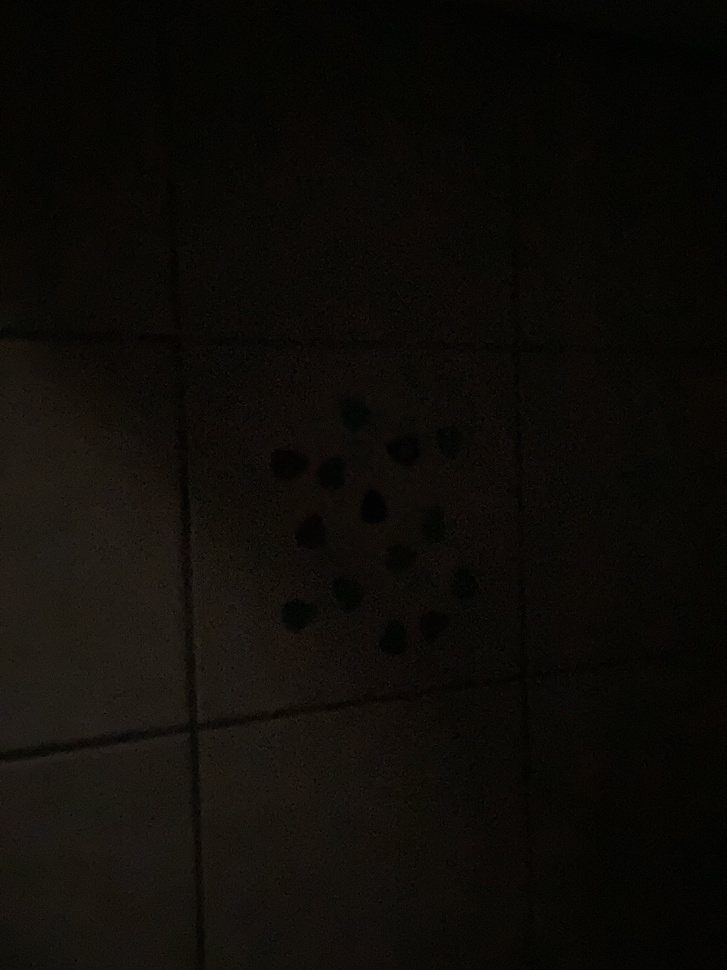
%> input picture Image Processing for Engineering and Science/Data/MathWorks Images/picks.jpg, 727 x 970 px, shrunk from 3024 x 4032 before the run
$ octave Assignment.m   (GNU Octave 9; MATLAB toolbox functions it lacks are replaced by stand-ins)
%> lines starting %> are read from the running program, lines starting %| are printed output that depends on the picture
% img = imread("boston night.jpg");

img = imread("picks.jpg");
%> img is the input picture: size 970x727x3 uint8; mean R, G, B 14.1, 11.8, 7.6

hsv =  rgb2hsv(img);
%> hsv: size 970x727x3 double; mean H, S, V 0.119, 0.523, 0.0556
imgval = hsv(:,:,3);
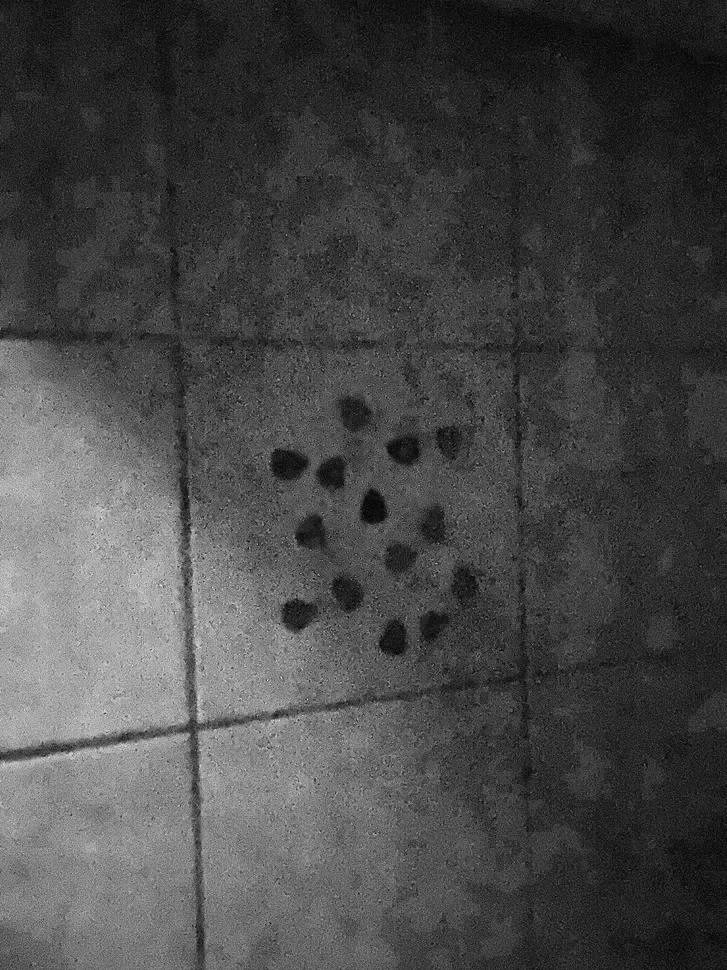
%> imgval: size 970x727 double; min 0, max 0.196, mean 0.0556; drawn with min black and max white

imshow(imgval);

% Gamma Correction

gamma = 0.5;
imgGamma = hsv;
imgGamma(:,:,3) = imgval.^gamma;
%> imgGamma: size 970x727x3 double; mean H, S, V 0.119, 0.523, 0.226
imgGamma = hsv2rgb(imgGamma);
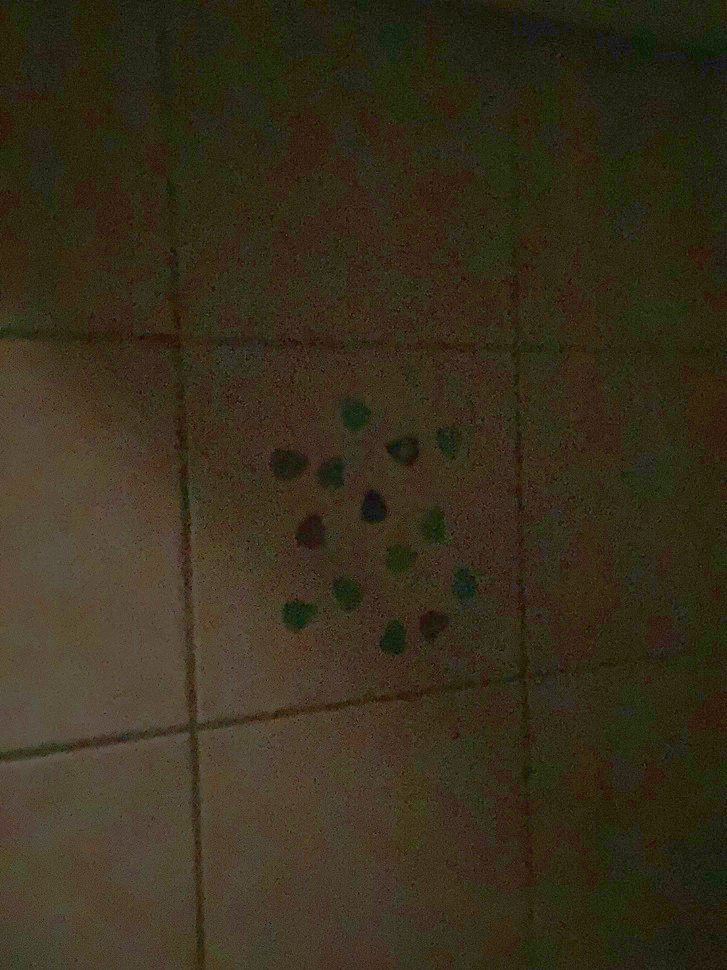
%> imgGamma: size 970x727x3 double; mean R, G, B 0.224, 0.189, 0.115
imgGamma = im2uint8(imgGamma);
%> imgGamma: size 970x727x3 uint8

% Adjust

imgAdjust = hsv;
imgAdjust(:,:,3) = imadjust(imgval);
%> imgAdjust: size 970x727x3 double; mean H, S, V 0.119, 0.523, 0.349
imgAdjust = hsv2rgb(imgAdjust);
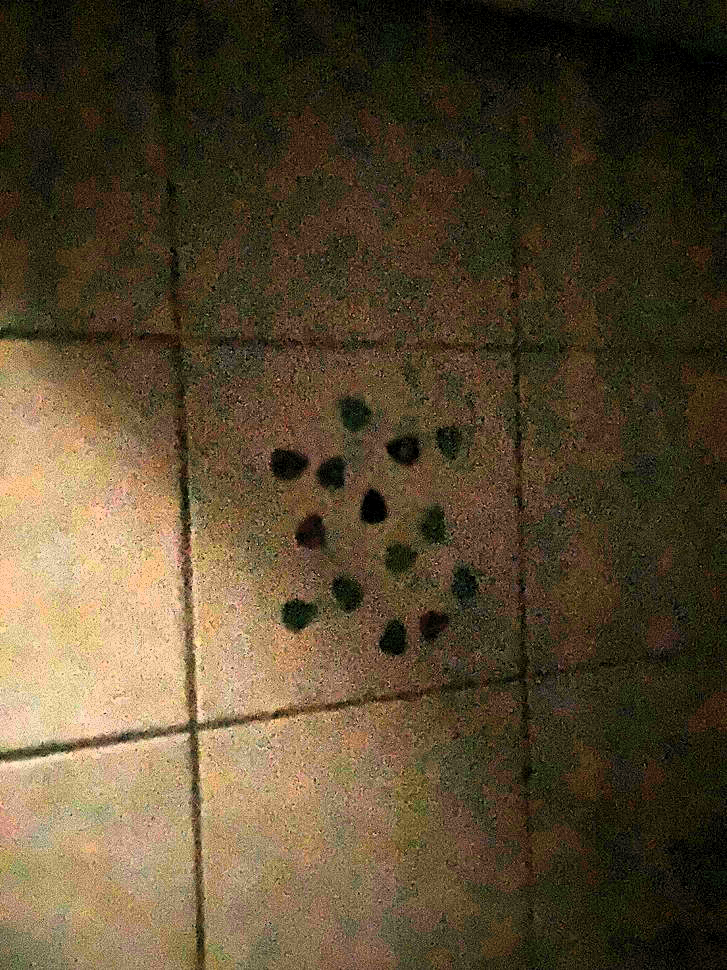
%> imgAdjust: size 970x727x3 double; mean R, G, B 0.347, 0.29, 0.194
imgAdjust = im2uint8(imgAdjust);
%> imgAdjust: size 970x727x3 uint8

% Equalise

imgEq = hsv;
imgEq(:,:,3) = histeq(imgval);
%> imgEq: size 970x727x3 double; mean H, S, V 0.119, 0.523, 0.515
imgEq = hsv2rgb(imgEq);
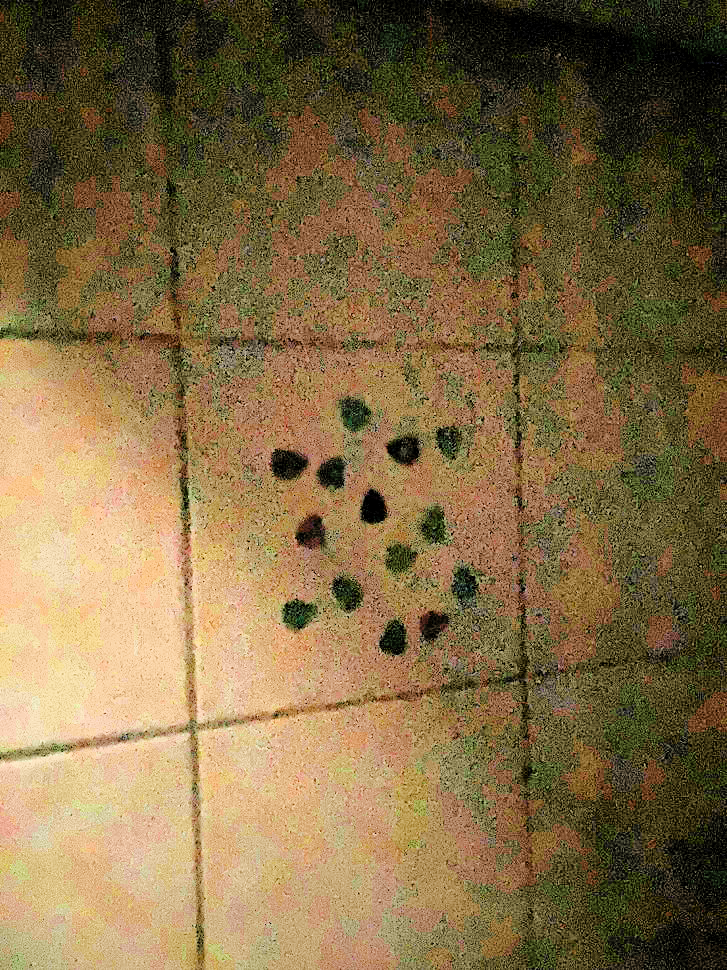
%> imgEq: size 970x727x3 double; mean R, G, B 0.512, 0.426, 0.275
imgEq = im2uint8(imgEq);
%> imgEq: size 970x727x3 uint8

% Adaptive Equalise

imgAdapt = hsv;
imgAdapt(:,:,3) = adapthisteq(imgval);
%> imgAdapt: size 970x727x3 double; mean H, S, V 0.119, 0.523, 0.307
imgAdapt = hsv2rgb(imgAdapt);
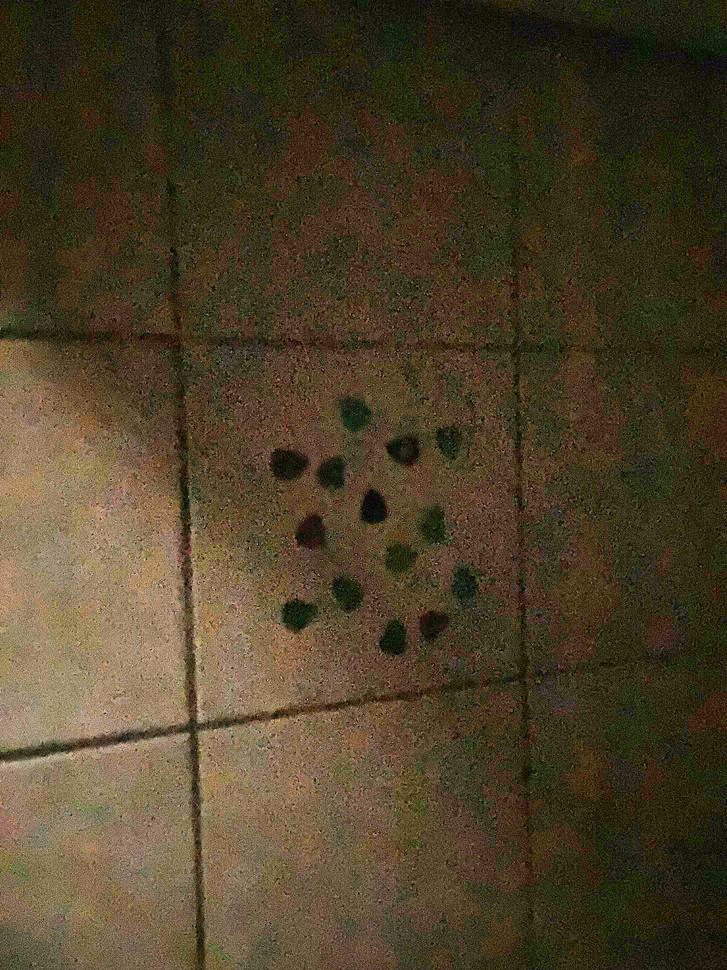
%> imgAdapt: size 970x727x3 double; mean R, G, B 0.305, 0.256, 0.164
imgAdapt = im2uint8(imgAdapt);
%> imgAdapt: size 970x727x3 uint8
imshow(imgAdapt);

montage({imgGamma, imgAdjust, imgEq, imgAdapt});
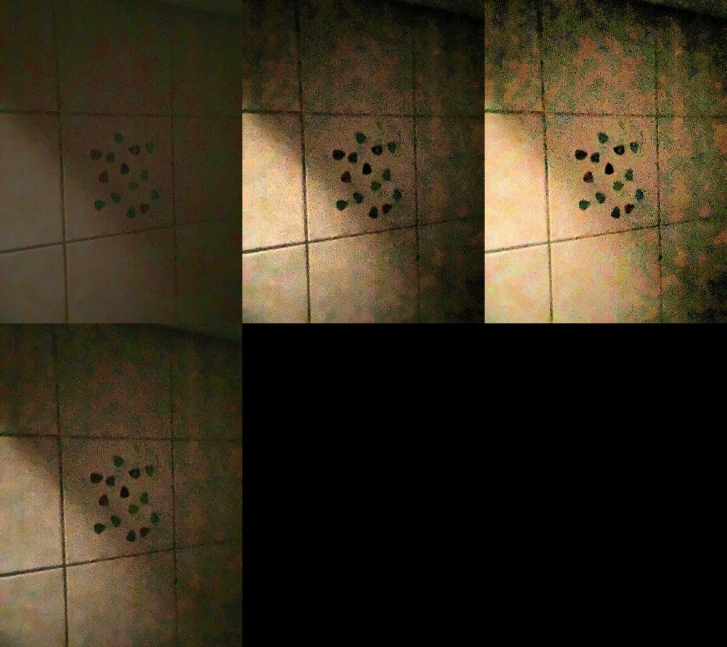
%> displayed picture: size 1940x2181x3, on the screen's scale of 0 to 255 (shown at 1/3 size); mean R, G, B 59, 49.4, 31.8

$ run again, with Image Processing for Engineering and Science/Data/MathWorks Images/PuzzleBadLighting.jpg copied over Image Processing for Engineering and Science/Data/MathWorks Images/picks.jpg
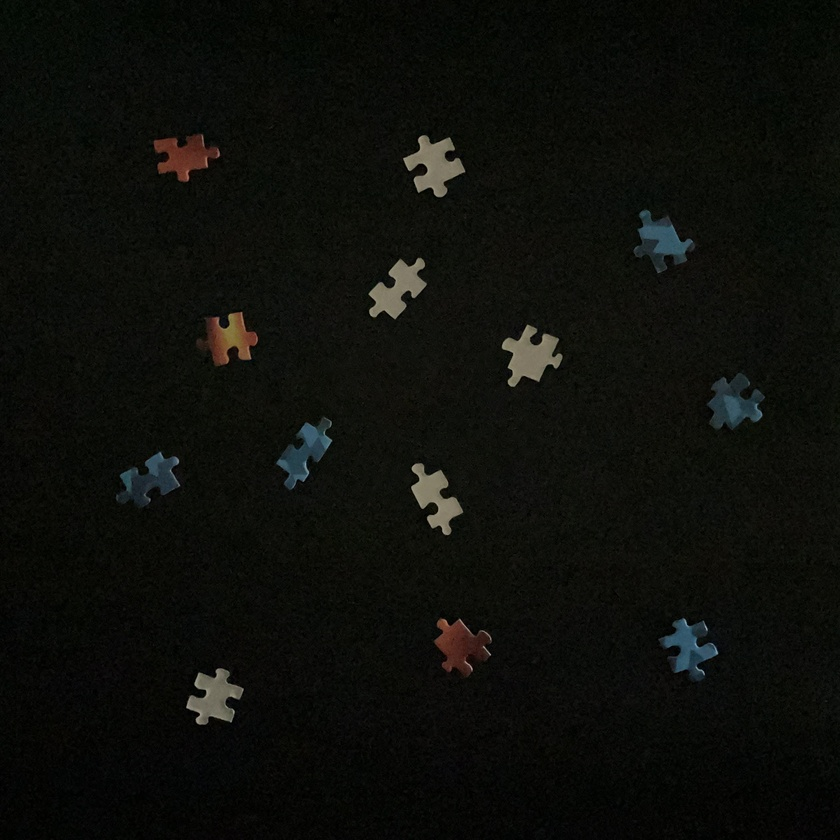
%> input picture Image Processing for Engineering and Science/Data/MathWorks Images/PuzzleBadLighting.jpg, 840 x 840 px, shrunk from 1512 x 1512 before the run
%> img is the input picture: size 840x840x3 uint8; mean R, G, B 13.5, 14.7, 10.6
%> hsv: size 840x840x3 double; mean H, S, V 0.222, 0.368, 0.06
%> `imgEq = hsv2rgb(imgEq);`:
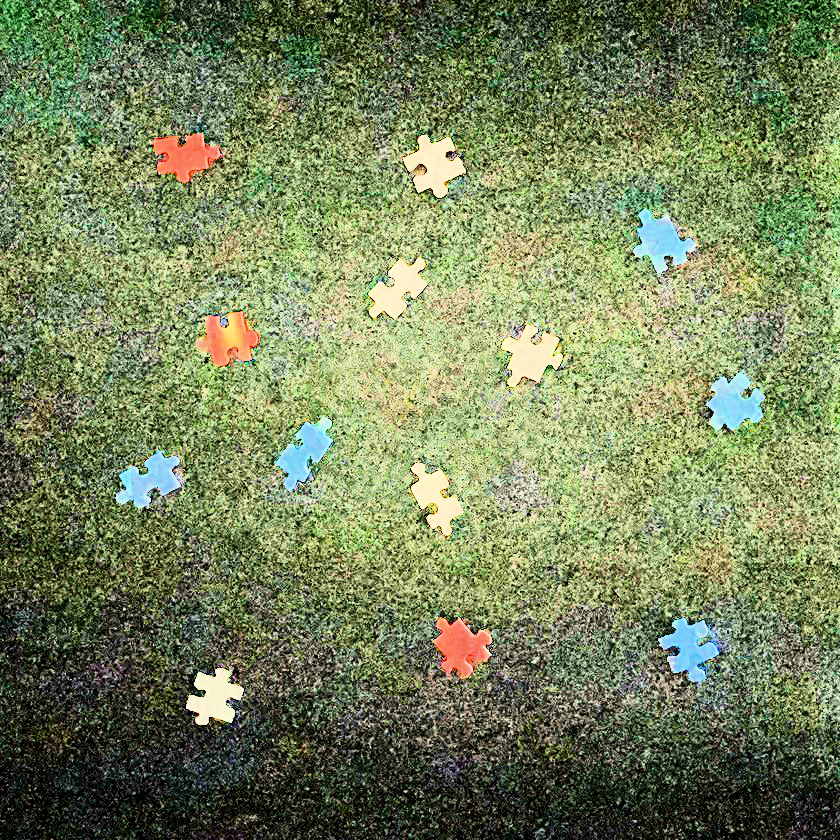
%> imgEq: size 840x840x3 double; mean R, G, B 0.462, 0.512, 0.359
%> `montage({imgGamma, imgAdjust, imgEq, imgAdapt});`:
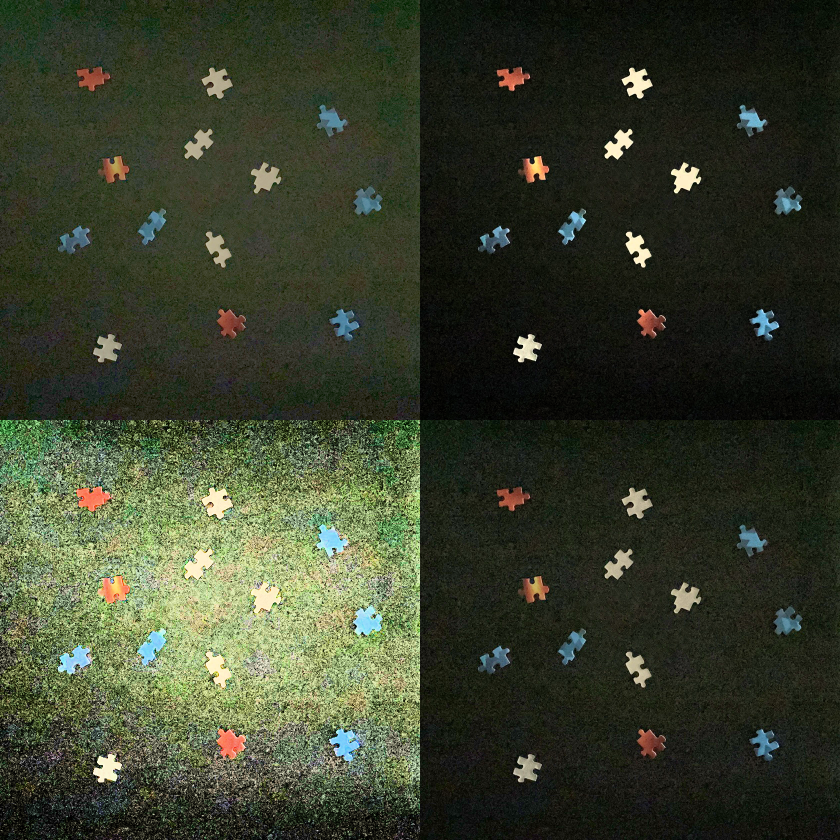
%> displayed picture: size 1680x1680x3, on the screen's scale of 0 to 255 (shown at 1/2 size); mean R, G, B 56.2, 62.3, 43.6
